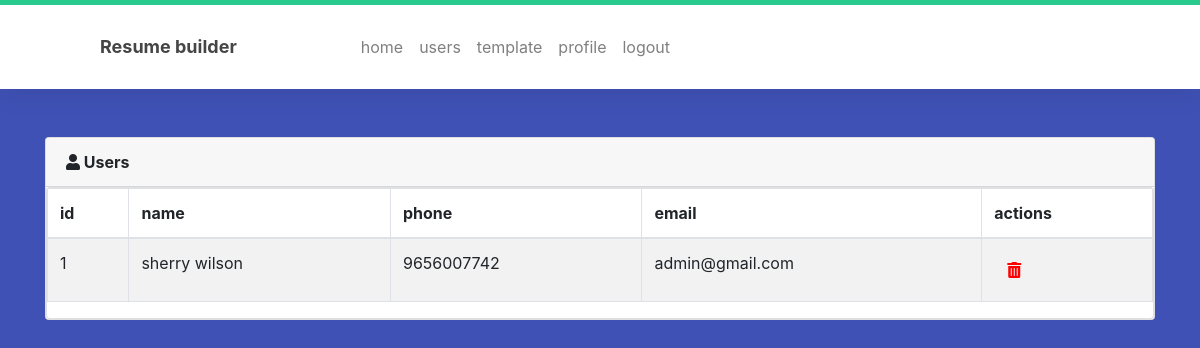
Before: /admin/user.php (signed in) with the older database file.
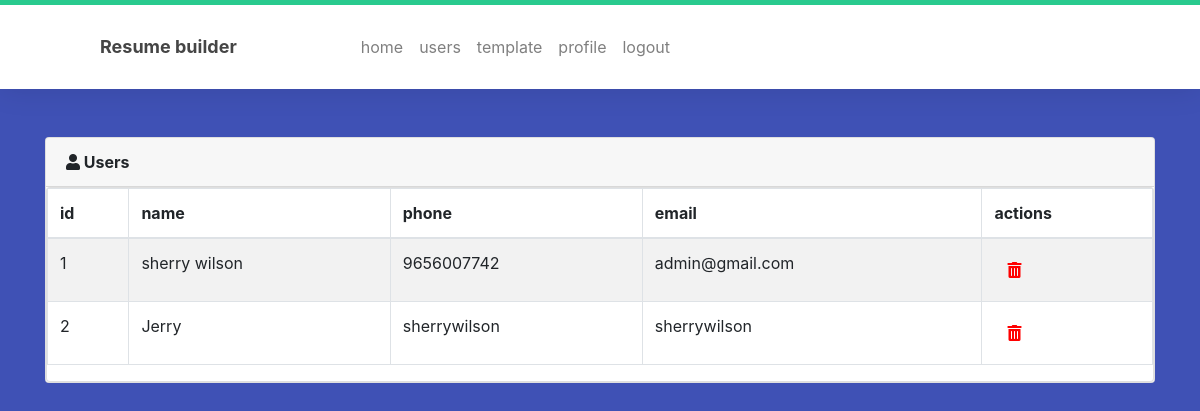
After: the same page with the newer database file.
### tables this page shows
CREATE TABLE `users` (
  `id` int(11) NOT NULL,
  `fname` varchar(15) NOT NULL,
  `lname` varchar(15) NOT NULL,
  `email` varchar(50) NOT NULL,
  `phone` varchar(15) NOT NULL,
  `password` varchar(100) NOT NULL
);

### admin/user.php (the view, shortened to what this page needs)
<?php
require '../config.php';
include 'header.php';
 ?>
<div class="container">
	<div class="card mt-5">
		<div class="card-header text-capitalize font-weight-bold"> <i class="fas fa-user"></i>  users</div>
		<div class="card">
			<div class="table-responsive">
				<table class="table table-bordered table-striped table-hover">
					<thead>
						<tr>
							<th>id</th>
							<th>name</th>
							<th>phone</th>
							<th>email</th>
							<th>actions</th>
						</tr>
					</thead>
					<tbody>
<?php
$sql = "select * from users";
$result = mysqli_query($conn,$sql);
$si =1;
if(mysqli_num_rows($result)>0){
	while ($res = mysqli_fetch_assoc($result)) {
?>
<tr>
	<td><?php echo $si++; ?></td>
	<td><?php echo $res['fname']." ".$res['lname'];  ?></td>
	<td><?php echo $res['phone'];  ?></td>
	<td><?php echo  $res['email'];  ?></td>
	<td>   <button id="<?php echo  $res['id'];  ?>"  class="trash btn"> <i class="fas fa-trash-alt" style="color:red;" style="border:none;"></i></button></td>
</tr>
<?php
	}
}
 ?>
					</tbody>
				</table>
			</div>
		</div>
	</div>
</div>
 <?php
include 'footer.php';
 ?>

Changed rows visible on the page:
added users: fname "Jerry", phone "sherrywilson", email "sherrywilson"
